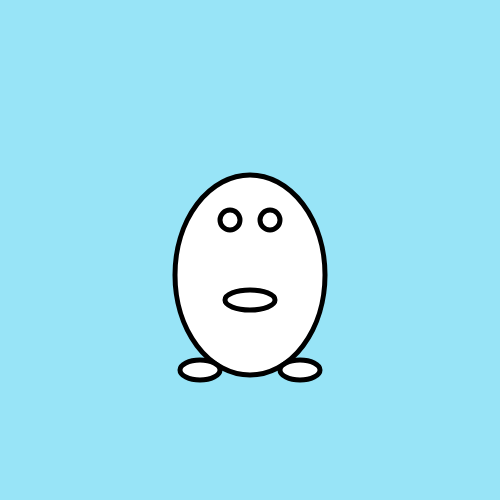
Frame 1 (no input)
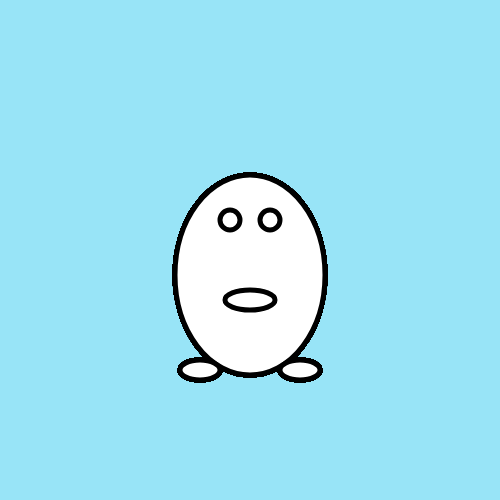
Frame 60 (no input)
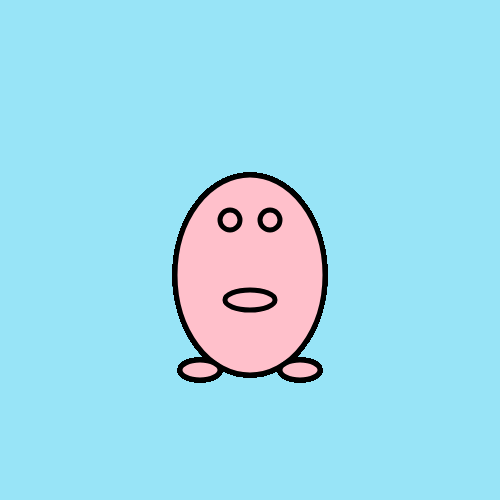
Frame 120 (the mouse pressed at the canvas centre since frame 60)

The p5.js sketch that drew these frames (run headless with seeded random() and noise() and a simulated clock; from frame 60 on, the mouse is pressed at the canvas centre):

// p5.js sketch
// ── sketch.js
var faceColor = "white";

function setup() {
  // put setup code here

createCanvas(500,500);
var backgroundRed = 152;
var backgroundGreen = 228;
var backgroundBlue = 247;

background(backgroundRed,backgroundGreen,backgroundBlue);

}

function draw() {
  // put drawing code here
  strokeWeight(5);

  var white = 255;
  var black = 0;
  fill(faceColor);
  stroke(black);

//body
var bodyX = 250;
var bodyY = 275;
var bodyHeight = 200
var bodyWidth = 150;

ellipse(bodyX,bodyY,bodyWidth,bodyHeight);

//feet
var leftFootX = 200;
var footY = 370;
var footHeight = 20;
var footWidth = 40;

var rightFootX = 300;

ellipse(leftFootX,footY,footWidth,footHeight);
ellipse(rightFootX,footY,footWidth,footHeight);

//eyes
var leftEyeX = 230;
var rightEyeX = 270;
var eyeY = 220;
ellipse(leftEyeX,eyeY,20,20);
ellipse(rightEyeX,eyeY,20,20);

//mouth
ellipse(250,300,50,20);


}

function mousePressed() {
  faceColor = "pink";
}

function mouseReleased() {
  faceColor = "white";
}

function keyPressed() {
  if (key == "a") {
    background(200,200,40);
  }

}
